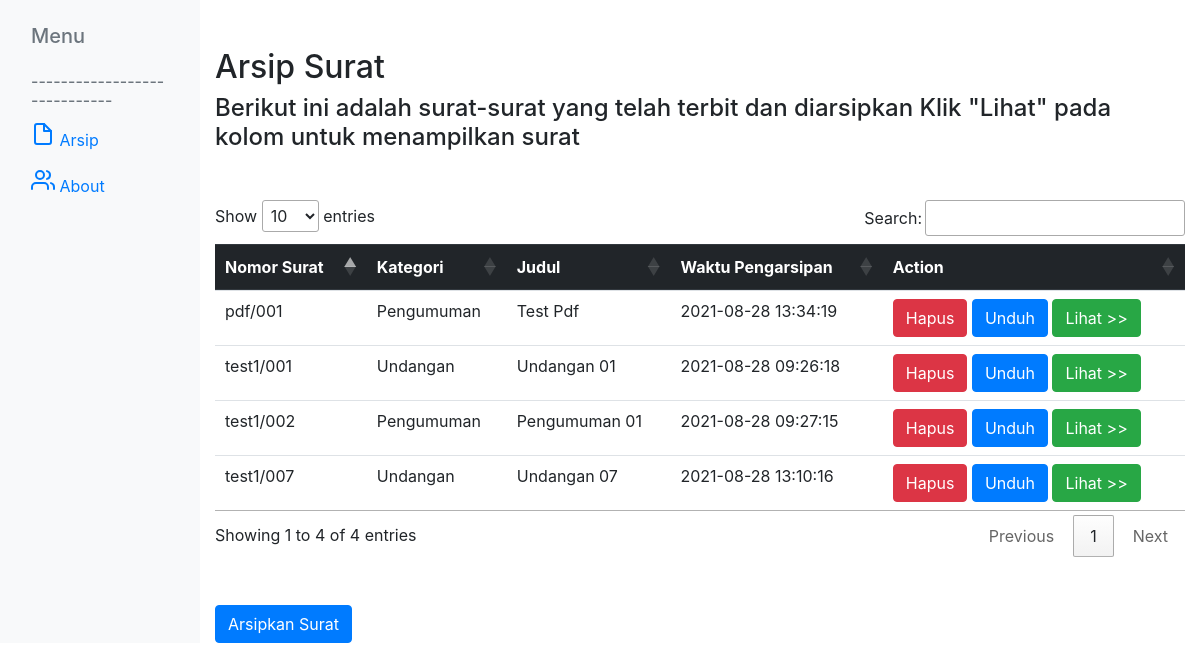
The page / on the database its author committed.
### tables this page shows
CREATE TABLE `test` (
  `id` int(11) NOT NULL,
  `nomor` varchar(50) NOT NULL,
  `kategori` varchar(50) NOT NULL,
  `judul` varchar(50) NOT NULL,
  `waktu` timestamp NOT NULL DEFAULT CURRENT_TIMESTAMP,
  `namaFile` varchar(100) NOT NULL
);

### application/controllers/sertifikasi.php (called while the page is built, shortened)
<?php
class sertifikasi extends CI_Controller
{
    public function __construct()
    {
        $this->load->model('model_test');
    }
    public function index()
    {
        $data['title'] = "Sertifikasi";
        $this->load->view('header', $data);
        $this->load->view('sertifikasi/sidebar');
        $this->load->view('sertifikasi/dashboard');
        $this->load->view('footer');
    }
}

### index.php (called while the page is built, shortened)
<?php
require_once BASEPATH.'core/CodeIgniter.php';

### application/views/sertifikasi/dashboard.php (the view, shortened to what this page needs)
    <div class="col-md-10 mt-5">
        <h2>Arsip Surat</h2>
        <h4>
            Berikut ini adalah surat-surat yang telah terbit dan diarsipkan
            Klik "Lihat" pada kolom untuk menampilkan surat
        </h4>
        <table id="tableTest" class="table">
            <thead class="thead-dark">
                <tr>
                    <th scope="col">Nomor Surat</th>
                    <th scope="col">Kategori</th>
                    <th scope="col">Judul</th>
                    <th scope="col">Waktu Pengarsipan</th>
                    <th scope="col">Action</th>
                </tr>
            </thead>
            <tbody>
              <?php
                $query = $this->db->get('test');
                foreach ($query->result() as $row) {
              ?>
              <tr>
                <td><?php echo $row->nomor ?></td>
                <td><?php echo $row->kategori ?></td>
                <td><?php echo $row->judul ?></td>
                <td><?php echo $row->waktu ?></td>
                <td>
                  <button type="button" class="btn btn-danger" data-toggle="modal" data-target="#hapusModal<?= $row->id ?>">
                    Hapus
                  </button>
                  <a href="<?= base_url();?>sertifikasi/download/<?= $row->namaFile?>" class="btn btn-primary"> Unduh </a>
                  <a href="<?= base_url();?>sertifikasi/lihat?id=<?= $row->id?>" class="btn btn-success"> Lihat >> </a>
                </td>
                <?php
                    }
                ?>
                </tr>
            </tbody>
        </table>
        <a href="<?= base_url();?>sertifikasi/post" class="btn btn-primary mt-5">Arsipkan Surat</a>
    </div>
  </div>
</div>

### application/views/header.php (shortened to what this page needs)
<!doctype html>
<html lang="en">
<head>
    <link rel="stylesheet" href="https://cdn.datatables.net/1.11.0/css/jquery.dataTables.min.css">
  <link rel="stylesheet" href="https://maxcdn.bootstrapcdn.com/bootstrap/4.0.0/css/bootstrap.min.css">
</head>
<body>

### application/views/sertifikasi/sidebar.php (shortened to what this page needs)
<body>
<div class="container-fluid">
  <div class="row">
    <nav class="col-md-2 d-none d-md-block bg-light sidebar">
      <div class="sidebar-sticky">
        <h5 class="sidebar-heading d-flex justify-content-between align-items-center px-3 mt-4 mb-1 text-muted">
          <span>Menu</span>
        </h5>
        <h6 class="sidebar-heading d-flex justify-content-between align-items-center px-3 mt-4 mb-1 text-muted">
          <span>-----------------------------</span>
        </h6>
        <ul class="nav flex-column mb-2">
        <li class="nav-item">
            <a class="nav-link" href="<?= base_url();?>sertifikasi/test">
              Arsip
            </a>
          </li>
          <li class="nav-item">
            <a class="nav-link" href="<?= base_url();?>sertifikasi/about">
              About
            </a>
          </li>
        </ul>
      </div>
    </nav>

### application/views/footer.php (shortened to what this page needs)
</body>
</html>

### rows shown on the page
test: nomor "test1/001", kategori "Undangan", judul "Undangan 01", waktu "2021-08-28 09:26:18"
test: nomor "test1/002", kategori "Pengumuman", judul "Pengumuman 01", waktu "2021-08-28 09:27:15"
test: nomor "test1/007", kategori "Undangan", judul "Undangan 07", waktu "2021-08-28 13:10:16"
test: nomor "pdf/001", kategori "Pengumuman", judul "Test Pdf", waktu "2021-08-28 13:34:19"
